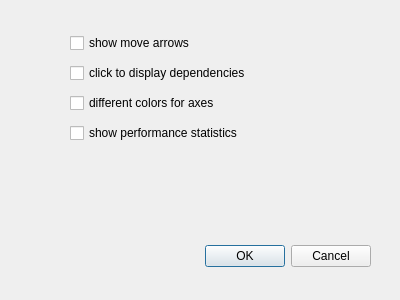
<?xml version="1.0" encoding="UTF-8"?>
<ui version="4.0">
 <class>ConfigDialog</class>
 <widget class="QDialog" name="ConfigDialog">
  <property name="windowModality">
   <enum>Qt::ApplicationModal</enum>
  </property>
  <property name="geometry">
   <rect>
    <x>0</x>
    <y>0</y>
    <width>400</width>
    <height>300</height>
   </rect>
  </property>
  <property name="windowTitle">
   <string>Interactive Script settings</string>
  </property>
  <widget class="QDialogButtonBox" name="buttonBox">
   <property name="geometry">
    <rect>
     <x>30</x>
     <y>240</y>
     <width>341</width>
     <height>32</height>
    </rect>
   </property>
   <property name="orientation">
    <enum>Qt::Horizontal</enum>
   </property>
   <property name="standardButtons">
    <set>QDialogButtonBox::Cancel|QDialogButtonBox::Ok</set>
   </property>
  </widget>
  <widget class="QCheckBox" name="move_arrows">
   <property name="geometry">
    <rect>
     <x>70</x>
     <y>30</y>
     <width>201</width>
     <height>26</height>
    </rect>
   </property>
   <property name="text">
    <string>show move arrows</string>
   </property>
  </widget>
  <widget class="QCheckBox" name="display_dependencies">
   <property name="geometry">
    <rect>
     <x>70</x>
     <y>60</y>
     <width>231</width>
     <height>26</height>
    </rect>
   </property>
   <property name="text">
    <string>click to display dependencies</string>
   </property>
  </widget>
  <widget class="QCheckBox" name="dependency_colors">
   <property name="geometry">
    <rect>
     <x>70</x>
     <y>90</y>
     <width>251</width>
     <height>26</height>
    </rect>
   </property>
   <property name="text">
    <string>different colors for axes</string>
   </property>
  </widget>
  <widget class="QCheckBox" name="performance_statistics">
   <property name="geometry">
    <rect>
     <x>70</x>
     <y>120</y>
     <width>221</width>
     <height>26</height>
    </rect>
   </property>
   <property name="text">
    <string>show performance statistics</string>
   </property>
  </widget>
 </widget>
 <resources/>
 <connections>
  <connection>
   <sender>buttonBox</sender>
   <signal>accepted()</signal>
   <receiver>ConfigDialog</receiver>
   <slot>accept()</slot>
   <hints>
    <hint type="sourcelabel">
     <x>248</x>
     <y>254</y>
    </hint>
    <hint type="destinationlabel">
     <x>157</x>
     <y>274</y>
    </hint>
   </hints>
  </connection>
  <connection>
   <sender>buttonBox</sender>
   <signal>rejected()</signal>
   <receiver>ConfigDialog</receiver>
   <slot>reject()</slot>
   <hints>
    <hint type="sourcelabel">
     <x>316</x>
     <y>260</y>
    </hint>
    <hint type="destinationlabel">
     <x>286</x>
     <y>274</y>
    </hint>
   </hints>
  </connection>
 </connections>
</ui>
